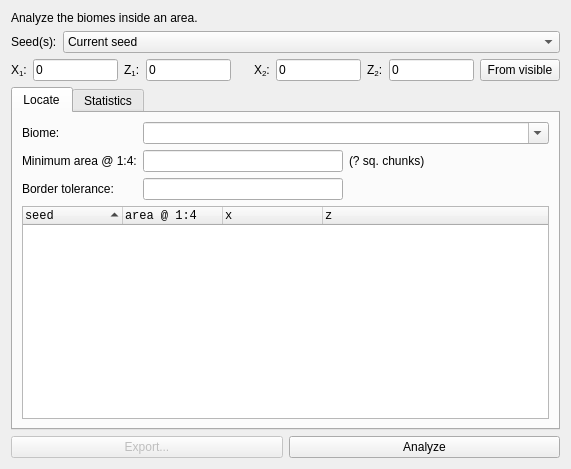
<?xml version="1.0" encoding="UTF-8"?>
<ui version="4.0">
 <class>TabBiomes</class>
 <widget class="QWidget" name="TabBiomes">
  <property name="geometry">
   <rect>
    <x>0</x>
    <y>0</y>
    <width>571</width>
    <height>469</height>
   </rect>
  </property>
  <property name="windowTitle">
   <string>Form</string>
  </property>
  <layout class="QGridLayout" name="gridLayout">
   <item row="0" column="0" colspan="2">
    <widget class="QLabel" name="labelDescription">
     <property name="text">
      <string>Analyze the biomes inside an area.</string>
     </property>
    </widget>
   </item>
   <item row="1" column="0">
    <widget class="QLabel" name="label">
     <property name="text">
      <string>Seed(s):</string>
     </property>
    </widget>
   </item>
   <item row="7" column="0" colspan="2">
    <layout class="QHBoxLayout" name="horizontalLayout">
     <item>
      <widget class="QPushButton" name="pushExport">
       <property name="enabled">
        <bool>false</bool>
       </property>
       <property name="text">
        <string>Export...</string>
       </property>
      </widget>
     </item>
     <item>
      <widget class="QPushButton" name="pushStart">
       <property name="text">
        <string>Analyze</string>
       </property>
      </widget>
     </item>
    </layout>
   </item>
   <item row="1" column="1">
    <widget class="QComboBox" name="comboSeedSource">
     <property name="sizePolicy">
      <sizepolicy hsizetype="MinimumExpanding" vsizetype="Fixed">
       <horstretch>0</horstretch>
       <verstretch>0</verstretch>
      </sizepolicy>
     </property>
     <item>
      <property name="text">
       <string>Current seed</string>
      </property>
     </item>
     <item>
      <property name="text">
       <string>From matching seeds list</string>
      </property>
     </item>
    </widget>
   </item>
   <item row="5" column="0" colspan="2">
    <layout class="QVBoxLayout" name="verticalLayout"/>
   </item>
   <item row="3" column="0" colspan="2">
    <layout class="QGridLayout" name="gridArea">
     <item row="0" column="0">
      <layout class="QHBoxLayout" name="layoutArea">
       <item>
        <widget class="QLabel" name="labelX1">
         <property name="toolTip">
          <string>Lower bound (inclusive)</string>
         </property>
         <property name="text">
          <string>&lt;html&gt;&lt;head/&gt;&lt;body&gt;&lt;p&gt;X&lt;span style=&quot; vertical-align:sub;&quot;&gt;1&lt;/span&gt;:&lt;/p&gt;&lt;/body&gt;&lt;/html&gt;</string>
         </property>
        </widget>
       </item>
       <item>
        <widget class="QLineEdit" name="lineX1">
         <property name="toolTip">
          <string>Lower bound (inclusive)</string>
         </property>
         <property name="text">
          <string>0</string>
         </property>
        </widget>
       </item>
       <item>
        <widget class="QLabel" name="labelZ1">
         <property name="toolTip">
          <string>Lower bound (inclusive)</string>
         </property>
         <property name="text">
          <string>&lt;html&gt;&lt;head/&gt;&lt;body&gt;&lt;p&gt;Z&lt;span style=&quot; vertical-align:sub;&quot;&gt;1&lt;/span&gt;:&lt;/p&gt;&lt;/body&gt;&lt;/html&gt;</string>
         </property>
        </widget>
       </item>
       <item>
        <widget class="QLineEdit" name="lineZ1">
         <property name="toolTip">
          <string>Lower bound (inclusive)</string>
         </property>
         <property name="text">
          <string>0</string>
         </property>
        </widget>
       </item>
       <item>
        <spacer name="horizontalSpacer">
         <property name="orientation">
          <enum>Qt::Horizontal</enum>
         </property>
         <property name="sizeHint" stdset="0">
          <size>
           <width>40</width>
           <height>20</height>
          </size>
         </property>
        </spacer>
       </item>
       <item>
        <widget class="QLabel" name="labelX2">
         <property name="toolTip">
          <string>Upper bound (inclusive)</string>
         </property>
         <property name="text">
          <string>&lt;html&gt;&lt;head/&gt;&lt;body&gt;&lt;p&gt;X&lt;span style=&quot; vertical-align:sub;&quot;&gt;2&lt;/span&gt;:&lt;/p&gt;&lt;/body&gt;&lt;/html&gt;</string>
         </property>
        </widget>
       </item>
       <item>
        <widget class="QLineEdit" name="lineX2">
         <property name="toolTip">
          <string>Upper bound (inclusive)</string>
         </property>
         <property name="text">
          <string>0</string>
         </property>
        </widget>
       </item>
       <item>
        <widget class="QLabel" name="labelZ2">
         <property name="toolTip">
          <string>Upper bound (inclusive)</string>
         </property>
         <property name="text">
          <string>&lt;html&gt;&lt;head/&gt;&lt;body&gt;&lt;p&gt;Z&lt;span style=&quot; vertical-align:sub;&quot;&gt;2&lt;/span&gt;:&lt;/p&gt;&lt;/body&gt;&lt;/html&gt;</string>
         </property>
        </widget>
       </item>
       <item>
        <widget class="QLineEdit" name="lineZ2">
         <property name="toolTip">
          <string>Upper bound (inclusive)</string>
         </property>
         <property name="text">
          <string>0</string>
         </property>
        </widget>
       </item>
      </layout>
     </item>
     <item row="0" column="1">
      <widget class="QPushButton" name="buttonFromVisible">
       <property name="text">
        <string>From visible</string>
       </property>
      </widget>
     </item>
    </layout>
   </item>
   <item row="4" column="0" colspan="2">
    <widget class="QTabWidget" name="tabWidget">
     <property name="currentIndex">
      <number>0</number>
     </property>
     <widget class="QWidget" name="tabLocate">
      <attribute name="title">
       <string>Locate</string>
      </attribute>
      <layout class="QGridLayout" name="gridLayout_5">
       <item row="0" column="0">
        <widget class="QLabel" name="label_6">
         <property name="text">
          <string>Biome:</string>
         </property>
        </widget>
       </item>
       <item row="1" column="0">
        <widget class="QLabel" name="label_5">
         <property name="toolTip">
          <string>&lt;html&gt;&lt;head/&gt;&lt;body&gt;&lt;p&gt;Biome area at scale 1:4, representing 4x4 blocks&lt;/p&gt;&lt;/body&gt;&lt;/html&gt;</string>
         </property>
         <property name="text">
          <string>Minimum area @ 1:4:</string>
         </property>
        </widget>
       </item>
       <item row="1" column="1">
        <widget class="QLineEdit" name="lineBiomeSize">
         <property name="text">
          <string/>
         </property>
        </widget>
       </item>
       <item row="1" column="2">
        <widget class="QLabel" name="labelBiomeSize">
         <property name="sizePolicy">
          <sizepolicy hsizetype="MinimumExpanding" vsizetype="Preferred">
           <horstretch>0</horstretch>
           <verstretch>0</verstretch>
          </sizepolicy>
         </property>
         <property name="text">
          <string>(? sq. chunks)</string>
         </property>
        </widget>
       </item>
       <item row="2" column="0">
        <widget class="QLabel" name="label_4">
         <property name="toolTip">
          <string>&lt;html&gt;&lt;head/&gt;&lt;body&gt;&lt;p&gt;Merge biomes that are separated by a margin that is less than this&lt;/p&gt;&lt;/body&gt;&lt;/html&gt;</string>
         </property>
         <property name="text">
          <string>Border tolerance:</string>
         </property>
        </widget>
       </item>
       <item row="3" column="0" colspan="3">
        <widget class="QTreeWidget" name="treeLocate">
         <property name="font">
          <font>
           <family>Monospace</family>
          </font>
         </property>
         <property name="editTriggers">
          <set>QAbstractItemView::NoEditTriggers</set>
         </property>
         <property name="verticalScrollMode">
          <enum>QAbstractItemView::ScrollPerPixel</enum>
         </property>
         <property name="sortingEnabled">
          <bool>true</bool>
         </property>
         <property name="animated">
          <bool>true</bool>
         </property>
         <column>
          <property name="text">
           <string>seed</string>
          </property>
          <property name="font">
           <font>
            <family>Monospace</family>
           </font>
          </property>
         </column>
         <column>
          <property name="text">
           <string>area @ 1:4</string>
          </property>
          <property name="font">
           <font>
            <family>Monospace</family>
           </font>
          </property>
         </column>
         <column>
          <property name="text">
           <string>x</string>
          </property>
          <property name="font">
           <font>
            <family>Monospace</family>
           </font>
          </property>
         </column>
         <column>
          <property name="text">
           <string>z</string>
          </property>
          <property name="font">
           <font>
            <family>Monospace</family>
           </font>
          </property>
         </column>
        </widget>
       </item>
       <item row="0" column="1" colspan="2">
        <widget class="QComboBox" name="comboBiome">
         <property name="editable">
          <bool>true</bool>
         </property>
         <property name="maxVisibleItems">
          <number>20</number>
         </property>
        </widget>
       </item>
       <item row="2" column="1">
        <widget class="QLineEdit" name="lineTolerance">
         <property name="text">
          <string/>
         </property>
        </widget>
       </item>
      </layout>
     </widget>
     <widget class="QWidget" name="tabStats">
      <attribute name="title">
       <string>Statistics</string>
      </attribute>
      <layout class="QGridLayout" name="gridLayout_2">
       <item row="0" column="0">
        <layout class="QGridLayout" name="gridLayout_4">
         <item row="0" column="1">
          <widget class="QCheckBox" name="checkNether">
           <property name="text">
            <string>Nether</string>
           </property>
          </widget>
         </item>
         <item row="0" column="2">
          <widget class="QCheckBox" name="checkEnd">
           <property name="text">
            <string>End</string>
           </property>
          </widget>
         </item>
         <item row="0" column="0">
          <widget class="QCheckBox" name="checkOverworld">
           <property name="text">
            <string>Overworld</string>
           </property>
           <property name="checked">
            <bool>true</bool>
           </property>
          </widget>
         </item>
        </layout>
       </item>
       <item row="1" column="0">
        <layout class="QGridLayout" name="gridLayout_3">
         <item row="1" column="0">
          <widget class="QRadioButton" name="radioStochastic">
           <property name="text">
            <string>Random samples (scale 1:4):</string>
           </property>
          </widget>
         </item>
         <item row="0" column="0">
          <widget class="QRadioButton" name="radioFullSample">
           <property name="text">
            <string>Full area sampling with scale:</string>
           </property>
           <property name="checked">
            <bool>true</bool>
           </property>
          </widget>
         </item>
         <item row="0" column="1">
          <widget class="QComboBox" name="comboScale">
           <property name="currentIndex">
            <number>1</number>
           </property>
           <item>
            <property name="text">
             <string>1:1</string>
            </property>
           </item>
           <item>
            <property name="text">
             <string>1:4</string>
            </property>
           </item>
           <item>
            <property name="text">
             <string>1:16</string>
            </property>
           </item>
           <item>
            <property name="text">
             <string>1:64</string>
            </property>
           </item>
           <item>
            <property name="text">
             <string>1:256</string>
            </property>
           </item>
          </widget>
         </item>
         <item row="1" column="1">
          <widget class="QLineEdit" name="lineSamples">
           <property name="text">
            <string>10000</string>
           </property>
          </widget>
         </item>
        </layout>
       </item>
       <item row="2" column="0">
        <widget class="QTableView" name="table">
         <property name="font">
          <font>
           <family>Monospace</family>
          </font>
         </property>
         <property name="editTriggers">
          <set>QAbstractItemView::NoEditTriggers</set>
         </property>
         <property name="verticalScrollMode">
          <enum>QAbstractItemView::ScrollPerPixel</enum>
         </property>
         <property name="horizontalScrollMode">
          <enum>QAbstractItemView::ScrollPerPixel</enum>
         </property>
        </widget>
       </item>
      </layout>
     </widget>
    </widget>
   </item>
  </layout>
 </widget>
 <resources/>
 <connections/>
</ui>
